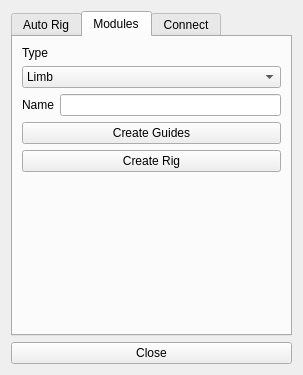
<?xml version="1.0" encoding="UTF-8"?>
<ui version="4.0">
 <class>widget</class>
 <widget class="QWidget" name="widget">
  <property name="geometry">
   <rect>
    <x>0</x>
    <y>0</y>
    <width>303</width>
    <height>375</height>
   </rect>
  </property>
  <property name="minimumSize">
   <size>
    <width>300</width>
    <height>262</height>
   </size>
  </property>
  <property name="windowTitle">
   <string>Form</string>
  </property>
  <layout class="QVBoxLayout" name="verticalLayout_2">
   <item>
    <widget class="QTabWidget" name="tabWidget">
     <property name="currentIndex">
      <number>1</number>
     </property>
     <widget class="QWidget" name="tab_autoRig">
      <property name="sizePolicy">
       <sizepolicy hsizetype="Preferred" vsizetype="Preferred">
        <horstretch>0</horstretch>
        <verstretch>0</verstretch>
       </sizepolicy>
      </property>
      <property name="mouseTracking">
       <bool>false</bool>
      </property>
      <property name="autoFillBackground">
       <bool>false</bool>
      </property>
      <attribute name="title">
       <string>Auto Rig</string>
      </attribute>
      <layout class="QVBoxLayout" name="verticalLayout">
       <item>
        <widget class="QLabel" name="auto_info">
         <property name="enabled">
          <bool>true</bool>
         </property>
         <property name="sizePolicy">
          <sizepolicy hsizetype="Preferred" vsizetype="Preferred">
           <horstretch>0</horstretch>
           <verstretch>0</verstretch>
          </sizepolicy>
         </property>
         <property name="text">
          <string>Create and place guides, rig afterwards</string>
         </property>
        </widget>
       </item>
       <item>
        <widget class="QPushButton" name="auto_btn_guides">
         <property name="text">
          <string>Create Guides</string>
         </property>
        </widget>
       </item>
       <item>
        <widget class="QPushButton" name="auto_btn_rig">
         <property name="text">
          <string>Create Rig</string>
         </property>
        </widget>
       </item>
       <item>
        <spacer name="verticalSpacer">
         <property name="orientation">
          <enum>Qt::Vertical</enum>
         </property>
         <property name="sizeHint" stdset="0">
          <size>
           <width>20</width>
           <height>40</height>
          </size>
         </property>
        </spacer>
       </item>
      </layout>
     </widget>
     <widget class="QWidget" name="tab_modules">
      <attribute name="title">
       <string>Modules</string>
      </attribute>
      <layout class="QVBoxLayout" name="verticalLayout_3">
       <item>
        <widget class="QLabel" name="mdl_type">
         <property name="text">
          <string>Type</string>
         </property>
        </widget>
       </item>
       <item>
        <widget class="QComboBox" name="mdl_comboBox">
         <item>
          <property name="text">
           <string>Limb</string>
          </property>
         </item>
         <item>
          <property name="text">
           <string>Arm</string>
          </property>
         </item>
         <item>
          <property name="text">
           <string>Leg</string>
          </property>
         </item>
         <item>
          <property name="text">
           <string>Clavicle</string>
          </property>
         </item>
         <item>
          <property name="text">
           <string>Spine</string>
          </property>
         </item>
         <item>
          <property name="text">
           <string>Hand</string>
          </property>
         </item>
        </widget>
       </item>
       <item>
        <layout class="QHBoxLayout" name="horizontalLayout">
         <item>
          <widget class="QLabel" name="label_2">
           <property name="text">
            <string>Name</string>
           </property>
          </widget>
         </item>
         <item>
          <widget class="QLineEdit" name="mdl_name"/>
         </item>
        </layout>
       </item>
       <item>
        <widget class="QPushButton" name="mdl_btn_guides">
         <property name="text">
          <string>Create Guides</string>
         </property>
        </widget>
       </item>
       <item>
        <widget class="QPushButton" name="mdl_btn_rig">
         <property name="text">
          <string>Create Rig</string>
         </property>
        </widget>
       </item>
       <item>
        <spacer name="verticalSpacer_2">
         <property name="orientation">
          <enum>Qt::Vertical</enum>
         </property>
         <property name="sizeHint" stdset="0">
          <size>
           <width>20</width>
           <height>40</height>
          </size>
         </property>
        </spacer>
       </item>
      </layout>
     </widget>
     <widget class="QWidget" name="tab_connect">
      <attribute name="title">
       <string>Connect</string>
      </attribute>
      <layout class="QVBoxLayout" name="verticalLayout_7">
       <item>
        <widget class="QPushButton" name="btn_updateLists">
         <property name="text">
          <string>Update Lists</string>
         </property>
        </widget>
       </item>
       <item>
        <layout class="QHBoxLayout" name="horizontalLayout_4">
         <item>
          <layout class="QVBoxLayout" name="verticalLayout_6">
           <item>
            <widget class="QLabel" name="label_3">
             <property name="text">
              <string>FROM:</string>
             </property>
            </widget>
           </item>
           <item>
            <widget class="QListWidget" name="conn_source"/>
           </item>
          </layout>
         </item>
         <item>
          <layout class="QVBoxLayout" name="verticalLayout_5" stretch="0,0">
           <property name="spacing">
            <number>4</number>
           </property>
           <item>
            <widget class="QLabel" name="label">
             <property name="text">
              <string> TO:</string>
             </property>
            </widget>
           </item>
           <item>
            <widget class="QListWidget" name="conn_destination"/>
           </item>
          </layout>
         </item>
        </layout>
       </item>
       <item>
        <widget class="QPushButton" name="btn_connect">
         <property name="text">
          <string>Connect</string>
         </property>
        </widget>
       </item>
       <item>
        <spacer name="verticalSpacer_3">
         <property name="orientation">
          <enum>Qt::Vertical</enum>
         </property>
         <property name="sizeHint" stdset="0">
          <size>
           <width>20</width>
           <height>40</height>
          </size>
         </property>
        </spacer>
       </item>
      </layout>
     </widget>
    </widget>
   </item>
   <item>
    <widget class="QPushButton" name="btn_close">
     <property name="text">
      <string>Close</string>
     </property>
    </widget>
   </item>
  </layout>
 </widget>
 <resources/>
 <connections/>
</ui>
